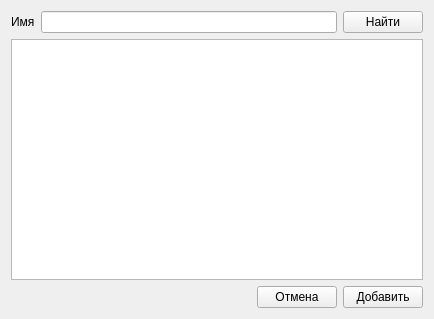
<?xml version="1.0" encoding="UTF-8"?>
<ui version="4.0">
 <class>AddFriend</class>
 <widget class="QWidget" name="AddFriend">
  <property name="geometry">
   <rect>
    <x>0</x>
    <y>0</y>
    <width>434</width>
    <height>319</height>
   </rect>
  </property>
  <property name="windowTitle">
   <string>Form</string>
  </property>
  <layout class="QGridLayout" name="gridLayout">
   <item row="0" column="0">
    <layout class="QHBoxLayout" name="horizontalLayout">
     <item>
      <widget class="QLabel" name="label">
       <property name="sizePolicy">
        <sizepolicy hsizetype="Fixed" vsizetype="Fixed">
         <horstretch>0</horstretch>
         <verstretch>0</verstretch>
        </sizepolicy>
       </property>
       <property name="text">
        <string>Имя</string>
       </property>
      </widget>
     </item>
     <item>
      <widget class="QLineEdit" name="lineEdit">
       <property name="sizePolicy">
        <sizepolicy hsizetype="Expanding" vsizetype="Fixed">
         <horstretch>0</horstretch>
         <verstretch>0</verstretch>
        </sizepolicy>
       </property>
      </widget>
     </item>
     <item>
      <widget class="QPushButton" name="pushButton">
       <property name="sizePolicy">
        <sizepolicy hsizetype="Fixed" vsizetype="Fixed">
         <horstretch>0</horstretch>
         <verstretch>0</verstretch>
        </sizepolicy>
       </property>
       <property name="text">
        <string>Найти</string>
       </property>
      </widget>
     </item>
    </layout>
   </item>
   <item row="1" column="0">
    <widget class="QListView" name="listView">
     <property name="sizePolicy">
      <sizepolicy hsizetype="Expanding" vsizetype="Expanding">
       <horstretch>0</horstretch>
       <verstretch>0</verstretch>
      </sizepolicy>
     </property>
    </widget>
   </item>
   <item row="2" column="0">
    <layout class="QHBoxLayout" name="horizontalLayout_2">
     <item>
      <spacer name="horizontalSpacer">
       <property name="orientation">
        <enum>Qt::Horizontal</enum>
       </property>
       <property name="sizeHint" stdset="0">
        <size>
         <width>40</width>
         <height>20</height>
        </size>
       </property>
      </spacer>
     </item>
     <item>
      <widget class="QPushButton" name="pushButton_3">
       <property name="sizePolicy">
        <sizepolicy hsizetype="Fixed" vsizetype="Fixed">
         <horstretch>0</horstretch>
         <verstretch>0</verstretch>
        </sizepolicy>
       </property>
       <property name="text">
        <string>Отмена</string>
       </property>
      </widget>
     </item>
     <item>
      <widget class="QPushButton" name="pushButton_2">
       <property name="sizePolicy">
        <sizepolicy hsizetype="Fixed" vsizetype="Fixed">
         <horstretch>0</horstretch>
         <verstretch>0</verstretch>
        </sizepolicy>
       </property>
       <property name="text">
        <string>Добавить</string>
       </property>
      </widget>
     </item>
    </layout>
   </item>
  </layout>
 </widget>
 <resources/>
 <connections/>
</ui>
